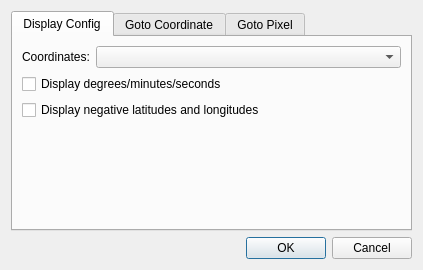
<?xml version="1.0" encoding="UTF-8"?>
<ui version="4.0">
 <class>GeoCoordsDialog</class>
 <widget class="QDialog" name="GeoCoordsDialog">
  <property name="geometry">
   <rect>
    <x>0</x>
    <y>0</y>
    <width>423</width>
    <height>270</height>
   </rect>
  </property>
  <property name="windowTitle">
   <string>Geographic Coordinates</string>
  </property>
  <layout class="QGridLayout" name="gridLayout">
   <item row="3" column="0" colspan="2">
    <widget class="QDialogButtonBox" name="buttonBox">
     <property name="orientation">
      <enum>Qt::Horizontal</enum>
     </property>
     <property name="standardButtons">
      <set>QDialogButtonBox::Cancel|QDialogButtonBox::Ok</set>
     </property>
    </widget>
   </item>
   <item row="0" column="0" colspan="2">
    <widget class="QTabWidget" name="tabWidget">
     <property name="currentIndex">
      <number>0</number>
     </property>
     <widget class="QWidget" name="tab_config">
      <attribute name="title">
       <string>Display Config</string>
      </attribute>
      <layout class="QGridLayout" name="gridLayout_3" columnstretch="0,0,1">
       <item row="0" column="1">
        <widget class="QLabel" name="lbl_display_coords">
         <property name="text">
          <string>Coordinates:</string>
         </property>
         <property name="buddy">
          <cstring>cbox_display_coords</cstring>
         </property>
        </widget>
       </item>
       <item row="0" column="2">
        <widget class="QComboBox" name="cbox_display_coords"/>
       </item>
       <item row="5" column="1" colspan="2">
        <spacer name="verticalSpacer">
         <property name="orientation">
          <enum>Qt::Vertical</enum>
         </property>
         <property name="sizeHint" stdset="0">
          <size>
           <width>20</width>
           <height>40</height>
          </size>
         </property>
        </spacer>
       </item>
       <item row="4" column="1" colspan="2">
        <widget class="QCheckBox" name="ckbox_neg_degrees">
         <property name="text">
          <string>Display negative latitudes and longitudes</string>
         </property>
        </widget>
       </item>
       <item row="3" column="1" colspan="2">
        <widget class="QCheckBox" name="ckbox_deg_min_sec">
         <property name="text">
          <string>Display degrees/minutes/seconds</string>
         </property>
        </widget>
       </item>
      </layout>
     </widget>
     <widget class="QWidget" name="tab_goto_coord">
      <attribute name="title">
       <string>Goto Coordinate</string>
      </attribute>
      <layout class="QGridLayout" name="gridLayout_4">
       <item row="0" column="1">
        <widget class="QComboBox" name="cbox_goto_coords"/>
       </item>
       <item row="3" column="0">
        <widget class="QLabel" name="lbl_axis_2">
         <property name="text">
          <string>[AXIS2]:</string>
         </property>
         <property name="buddy">
          <cstring>ledit_axis_2</cstring>
         </property>
        </widget>
       </item>
       <item row="5" column="1">
        <widget class="QPushButton" name="btn_goto_coord">
         <property name="text">
          <string>Go to coordinate</string>
         </property>
        </widget>
       </item>
       <item row="0" column="0">
        <widget class="QLabel" name="lbl_goto_coords">
         <property name="text">
          <string>Coordinates:</string>
         </property>
         <property name="buddy">
          <cstring>cbox_goto_coords</cstring>
         </property>
        </widget>
       </item>
       <item row="1" column="1">
        <widget class="QLineEdit" name="ledit_axis_1"/>
       </item>
       <item row="7" column="0" colspan="2">
        <spacer name="verticalSpacer_2">
         <property name="orientation">
          <enum>Qt::Vertical</enum>
         </property>
         <property name="sizeHint" stdset="0">
          <size>
           <width>20</width>
           <height>40</height>
          </size>
         </property>
        </spacer>
       </item>
       <item row="3" column="1">
        <widget class="QLineEdit" name="ledit_axis_2"/>
       </item>
       <item row="1" column="0">
        <widget class="QLabel" name="lbl_axis_1">
         <property name="text">
          <string>[AXIS1]:</string>
         </property>
         <property name="buddy">
          <cstring>ledit_axis_1</cstring>
         </property>
        </widget>
       </item>
       <item row="4" column="1">
        <widget class="QLabel" name="lbl_axis_units">
         <property name="text">
          <string>[UNITS]</string>
         </property>
        </widget>
       </item>
       <item row="4" column="0">
        <widget class="QLabel" name="lbl_axis_units_label">
         <property name="text">
          <string>Units:</string>
         </property>
        </widget>
       </item>
      </layout>
     </widget>
     <widget class="QWidget" name="tab_goto_pixel">
      <attribute name="title">
       <string>Goto Pixel</string>
      </attribute>
      <widget class="QLabel" name="lbl_x_pixel">
       <property name="geometry">
        <rect>
         <x>10</x>
         <y>10</y>
         <width>47</width>
         <height>14</height>
        </rect>
       </property>
       <property name="text">
        <string>X Pixel</string>
       </property>
      </widget>
      <widget class="QLabel" name="lbl_y_pixel">
       <property name="geometry">
        <rect>
         <x>10</x>
         <y>40</y>
         <width>47</width>
         <height>14</height>
        </rect>
       </property>
       <property name="text">
        <string>Y Pixel</string>
       </property>
      </widget>
      <widget class="QLineEdit" name="ledit_x_pixel">
       <property name="geometry">
        <rect>
         <x>60</x>
         <y>10</y>
         <width>113</width>
         <height>20</height>
        </rect>
       </property>
      </widget>
      <widget class="QLineEdit" name="ledit_y_pixel">
       <property name="geometry">
        <rect>
         <x>60</x>
         <y>40</y>
         <width>113</width>
         <height>20</height>
        </rect>
       </property>
      </widget>
      <widget class="QPushButton" name="btn_goto_pixel">
       <property name="geometry">
        <rect>
         <x>60</x>
         <y>90</y>
         <width>313</width>
         <height>23</height>
        </rect>
       </property>
       <property name="text">
        <string>Go to pixel</string>
       </property>
      </widget>
     </widget>
    </widget>
   </item>
  </layout>
 </widget>
 <tabstops>
  <tabstop>tabWidget</tabstop>
  <tabstop>cbox_display_coords</tabstop>
  <tabstop>cbox_goto_coords</tabstop>
  <tabstop>ledit_axis_1</tabstop>
  <tabstop>ledit_axis_2</tabstop>
  <tabstop>btn_goto_coord</tabstop>
 </tabstops>
 <resources/>
 <connections>
  <connection>
   <sender>buttonBox</sender>
   <signal>accepted()</signal>
   <receiver>GeoCoordsDialog</receiver>
   <slot>accept()</slot>
   <hints>
    <hint type="sourcelabel">
     <x>248</x>
     <y>254</y>
    </hint>
    <hint type="destinationlabel">
     <x>157</x>
     <y>274</y>
    </hint>
   </hints>
  </connection>
  <connection>
   <sender>buttonBox</sender>
   <signal>rejected()</signal>
   <receiver>GeoCoordsDialog</receiver>
   <slot>reject()</slot>
   <hints>
    <hint type="sourcelabel">
     <x>316</x>
     <y>260</y>
    </hint>
    <hint type="destinationlabel">
     <x>286</x>
     <y>274</y>
    </hint>
   </hints>
  </connection>
 </connections>
</ui>
